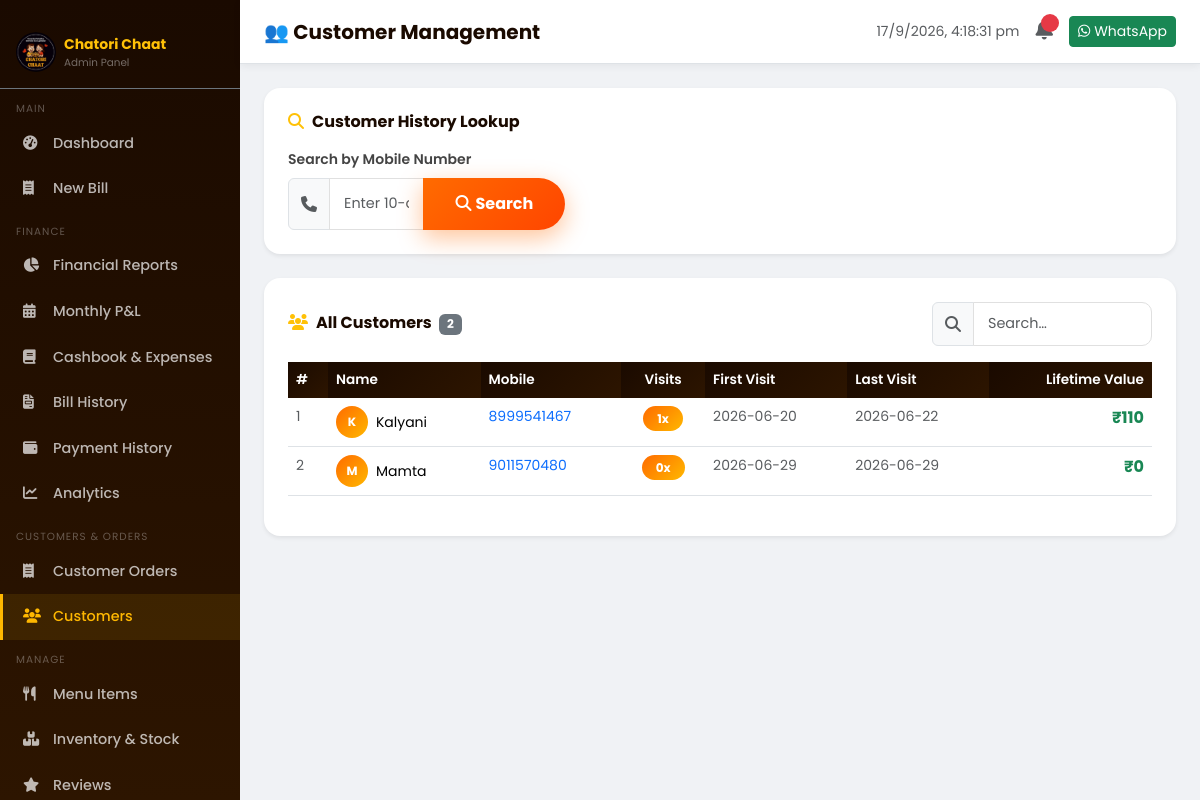
The page /admin/customers (signed in) on the database its author committed.
### tables this page shows
CREATE TABLE customers (
            id INTEGER PRIMARY KEY AUTOINCREMENT,
            name TEXT NOT NULL,
            mobile TEXT UNIQUE,
            email TEXT,
            password TEXT,
            is_registered INTEGER DEFAULT 0,
            total_visits INTEGER DEFAULT 0,
            total_spent REAL DEFAULT 0,
            first_visit TEXT,
            last_visit TEXT,
            created_at TIMESTAMP DEFAULT CURRENT_TIMESTAMP
        );

### app.py (the view)
@app.route('/admin/customers')
@login_required
def admin_customers():
    conn = get_db()
    customers = conn.execute("SELECT * FROM customers ORDER BY total_spent DESC").fetchall()
    conn.close()
    return render_template('admin/customers.html', customers=customers)

### app.py (called while the page is built)
def get_db():
    conn = sqlite3.connect(DB_PATH)
    conn.row_factory = sqlite3.Row
    conn.execute("PRAGMA foreign_keys = ON")
    return conn

def login_required(f):
    @wraps(f)
    def decorated(*args, **kwargs):
        if not session.get('admin'):
            return redirect(url_for('login'))
        return f(*args, **kwargs)
    return decorated

### templates/admin/customers.html (shortened to what this page needs)
{% extends "admin/base_admin.html" %}
{% block page_title %}👥 Customer Management{% endblock %}
{% block content %}
<div class="bg-white rounded-4 shadow-sm p-4 mb-4">
  <h6 class="fw-bold mb-3"><i class="fas fa-search text-warning me-2"></i>Customer History Lookup</h6>
  <div class="row g-3 align-items-end">
    <div class="col-sm-6 col-md-4">
      <label class="form-label small fw-600">Search by Mobile Number</label>
      <div class="input-group">
        <span class="input-group-text"><i class="fas fa-phone text-muted"></i></span>
        <input type="tel" id="lookupMobile" class="form-control" placeholder="Enter 10-digit mobile…">
        <button class="btn btn-saffron" onclick="lookupCustomer()"><i class="fas fa-search me-1"></i>Search</button>
      </div>
    </div>
  </div>
</div>
<div class="bg-white rounded-4 shadow-sm p-4">
  <div class="d-flex justify-content-between align-items-center mb-3">
    <h6 class="fw-bold mb-0"><i class="fas fa-users text-warning me-2"></i>All Customers <span class="badge bg-secondary ms-1">{{ customers|length }}</span></h6>
    <div class="input-group" style="max-width:220px;">
      <span class="input-group-text"><i class="fas fa-search text-muted"></i></span>
      <input type="text" class="form-control form-control-sm" placeholder="Search…" oninput="filterCustomers(this.value)">
    </div>
  </div>
  <div class="table-responsive">
    <table class="table table-cc table-hover" id="custTable">
      <thead><tr><th>#</th><th>Name</th><th>Mobile</th><th class="text-center">Visits</th><th>First Visit</th><th>Last Visit</th><th class="text-end">Lifetime Value</th></tr></thead>
      <tbody>
        {% for c in customers %}
        <tr data-name="{{ c.name|lower }}" data-mobile="{{ c.mobile or '' }}">
          <td class="text-muted small">{{ loop.index }}</td>
          <td>
            <div class="d-flex align-items-center gap-2">
              <div class="rounded-circle d-flex align-items-center justify-content-center text-white fw-bold" style="width:32px;height:32px;background:linear-gradient(135deg,var(--saffron),var(--turmeric));font-size:0.75rem;flex-shrink:0;">{{ c.name[0]|upper }}</div>
              <span class="fw-600 small">{{ c.name }}</span>
            </div>
          </td>
          <td class="small">
            {% if c.mobile %}
            <a href="tel:{{ c.mobile }}" class="text-decoration-none">{{ c.mobile }}</a>
            {% else %}—{% endif %}
          </td>
          <td class="text-center">
            <span class="customer-badge">{{ c.total_visits }}x</span>
          </td>
          <td class="small text-muted">{{ c.first_visit or '—' }}</td>
          <td class="small text-muted">{{ c.last_visit or '—' }}</td>
          <td class="text-end fw-bold text-success">₹{{ "%.0f"|format(c.total_spent) }}</td>
        </tr>
        {% else %}
        <tr><td colspan="7" class="text-center text-muted py-5">No customers yet. Bills with mobile numbers create customer records.</td></tr>
        {% endfor %}
      </tbody>
    </table>
  </div>
</div>
{% endblock %}

### static/css/style.css (style rules this page uses)
:root { --saffron: #FF6B00; --turmeric: #FFB800; --chili: #E63946; --leaf: #2D6A4F; --leaf-light: #40916C; --dark: #1A0A00; --dark2: #2D1500; --cream: #FFF8F0; --text-dark: #1A0A00; --radius: 16px; --shadow: 0 8px 32px rgba(255,107,0,0.15); }
* { box-sizing: border-box; }
body { font-family: 'Poppins', sans-serif; background: var(--cream); color: var(--text-dark); overflow-x: hidden; }
.btn-saffron { background: linear-gradient(135deg, var(--saffron), #FF4500); color: white; border: none; padding: 14px 32px; border-radius: 50px; font-weight: 700; font-size: 1rem; transition: all 0.3s; box-shadow: 0 8px 24px rgba(255,107,0,0.4); }
.form-control, .form-select { border-radius: 10px; border: 1.5px solid #e0e0e0; padding: 10px 14px; font-size: 0.9rem; transition: border-color 0.2s, box-shadow 0.2s; }
.form-label { font-weight: 600; font-size: 0.875rem; color: #444; }
.table-cc thead th { background: linear-gradient(135deg, var(--dark), var(--dark2)); color: white; border: none; font-weight: 600; font-size: 0.85rem; }
.customer-badge { background: linear-gradient(135deg, var(--saffron), var(--turmeric)); color: white; border-radius: 50px; padding: 4px 14px; font-size: 0.75rem; font-weight: 700; }

### rows shown on the page
customers: name "K", name "Kalyani", mobile "8999541467", total_visits "1", first_visit "2026-06-20", last_visit "2026-06-22", total_spent "110"
customers: name "M", name "Mamta", mobile "9011570480", total_visits "0", first_visit "2026-06-29", last_visit "2026-06-29", total_spent "0"

### other values the page prints
{{ customers|length }} "2"
